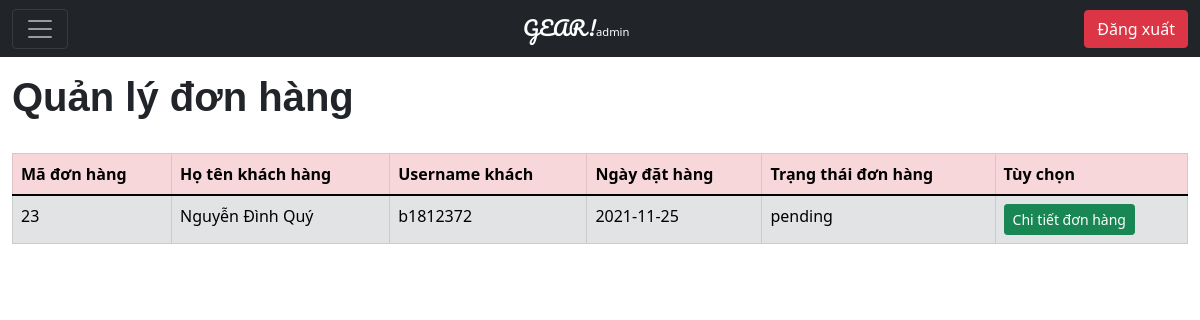
/QUAN_LY/index.php?action=quanlydonhang (signed in), run on the app's committed database.
### tables this page shows
CREATE TABLE `dathang` (
  `SoDonDH` int(11) NOT NULL,
  `MSKH` int(11) NOT NULL,
  `MSNV` int(11) DEFAULT NULL,
  `NgayDH` date NOT NULL,
  `NgayGH` date DEFAULT NULL,
  `TrangThaiDH` varchar(20) NOT NULL
);

CREATE TABLE `khachhang` (
  `MSKH` int(11) NOT NULL,
  `HoTenKH` varchar(50) NOT NULL,
  `TenCongTy` varchar(50) NOT NULL,
  `SoDienThoai` varchar(12) NOT NULL,
  `SoFax` varchar(12) NOT NULL,
  `username` varchar(50) NOT NULL,
  `password` varchar(50) NOT NULL
);

### QUAN_LY/modules/quanlydonhang/main.php (the view, shortened to what this page needs)
<!DOCTYPE html>
<html lang="en">
<head>
</head>
<body>
<div class="container-fluid">
        <h1 class="helvetica-font">Quản lý đơn hàng</h1>
    </div>
    <div class="container-fluid mt-3">
        <?php require_once 'config/config.php'?>
        <?php
            $result = $connect->query("SELECT * FROM (dathang inner join khachhang on dathang.MSKH = khachhang.MSKH)");
        ?>
        <table class="table table-secondary table-hover table-bordered">
            <thead class="table-danger">
                <tr>
                    <th scope="col">Mã đơn hàng</th>
                    <th scope="col">Họ tên khách hàng</th>
                    <th scope="col">Username khách</th>
                    <th scope="col">Ngày đặt hàng</th>
                    <th scope="col">Trạng thái đơn hàng</th>
                    <th scope="col">Tùy chọn</th>
                </tr>
            </thead>
            <tbody>
                <?php while($row = mysqli_fetch_assoc($result)){?>
                <tr>
                    <td><?php echo $row['SoDonDH'];?></td>
                    <td><?php echo $row['HoTenKH'];?></td>
                    <td><?php echo $row['username'];?></td>
                    <td><?php echo $row['NgayDH'];?></td>
                    <td><?php echo $row['TrangThaiDH'];?></td>
                    <td>
                        <a class="text-decoration-none" href="modules/quanlydonhang/detail.php?id=<?php echo $row['SoDonDH'] ?>"><button type="button" class="btn btn-sm btn-success">Chi tiết đơn hàng</button></a>
                    </td>
                </tr>
                <?php }?>
            </tbody>
        </table>
    </div>
</body>
</html>

### QUAN_LY/css/main.css (style rules this page uses)
.helvetica-font { font-family: Helvetica, Arial, sans-serif; font-weight: bold; padding: 1rem 1rem 1rem 0; }

### data on the page
dathang: SoDonDH "23", MSKH.HoTenKH "Nguyễn Đình Quý", MSKH.username "b1812372", NgayDH "2021-11-25", TrangThaiDH "pending"
